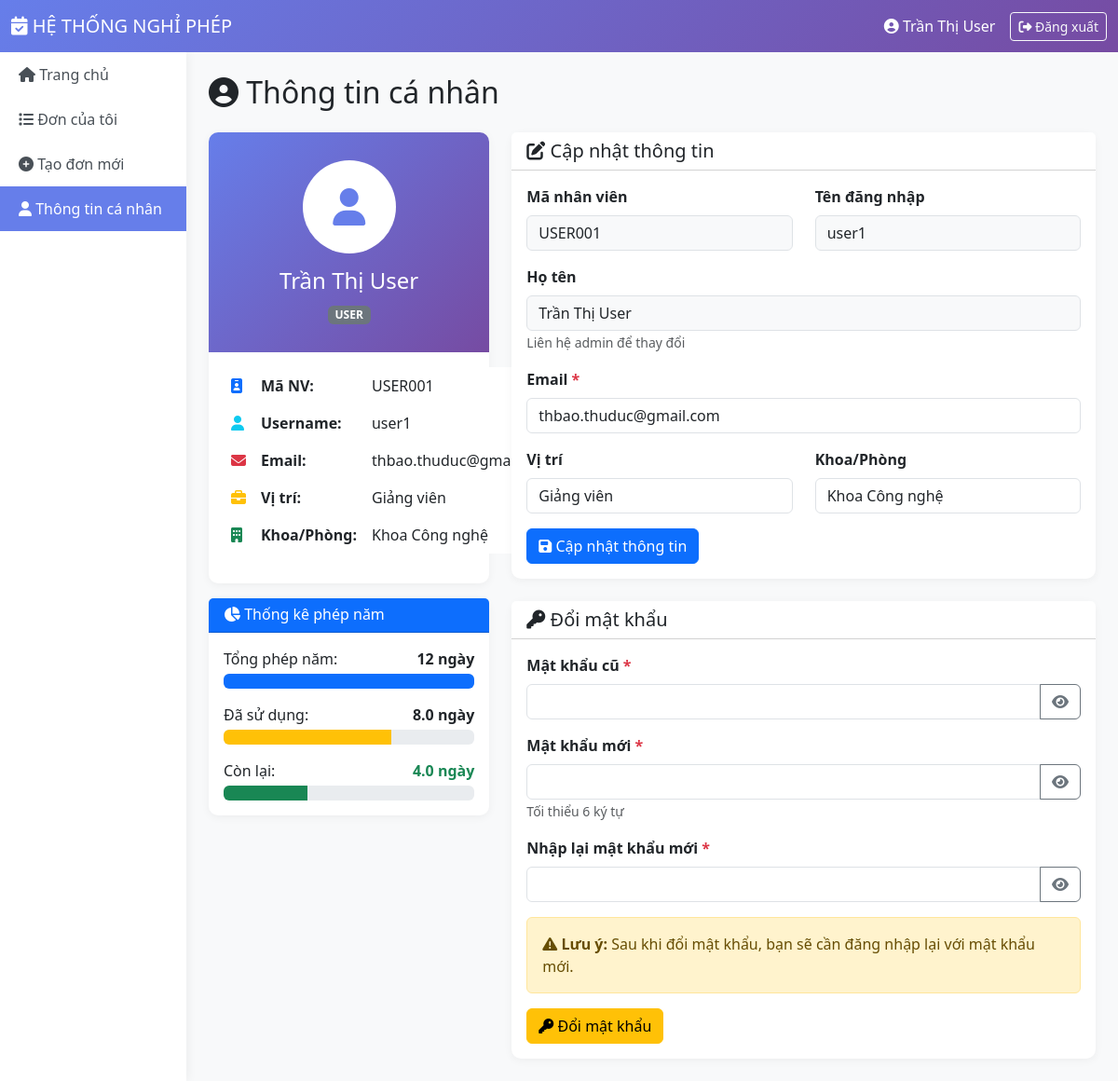
The app's page /views/user/profile.php (signed in) with its own data.
### tables this page shows
CREATE TABLE `nguoidung` (
  `MaNguoiDung` varchar(50) NOT NULL,
  `TenDangNhap` varchar(50) NOT NULL,
  `MatKhau` varchar(255) NOT NULL,
  `HoTen` varchar(100) NOT NULL,
  `Email` varchar(100) NOT NULL,
  `GioiTinh` enum('Nam','Nu') DEFAULT 'Nam',
  `ViTri` varchar(100) NOT NULL,
  `KhoaPhong` varchar(100) DEFAULT NULL,
  `MaVaiTro` int(11) NOT NULL DEFAULT 2,
  `NamBatDauLamViec` datetime DEFAULT NULL,
  `SoNgayPhepNam` int(11) DEFAULT 12,
  `SoNgayPhepDaDung` decimal(5,1) DEFAULT 0.0,
  `SoNgayPhepTonNamTruoc` decimal(5,1) DEFAULT 0.0 COMMENT 'Số ngày phép tồn từ năm trước (chỉ dùng được trong Q1)',
  `NamPhepTon` int(11) DEFAULT NULL,
  `NgayTao` timestamp NOT NULL DEFAULT current_timestamp()
);

CREATE TABLE `vaitro` (
  `MaVaiTro` int(11) NOT NULL,
  `TenVaiTro` varchar(50) NOT NULL,
  `MoTa` varchar(255) DEFAULT NULL,
  `NgayTao` timestamp NOT NULL DEFAULT current_timestamp()
);

### views/user/profile.php (the view, shortened to what the rows shown need)
<?php
require_once __DIR__ . '/../../includes/session.php';
require_once __DIR__ . '/../../includes/functions.php';
$pdo = getDBConnection();
$currentUser = getCurrentUser();
$stmt = $pdo->prepare("
    SELECT n.*, v.TenVaiTro,
           (n.SoNgayPhepNam - n.SoNgayPhepDaDung) as SoNgayPhepConLai
    FROM NguoiDung n
    JOIN VaiTro v ON n.MaVaiTro = v.MaVaiTro
    WHERE n.MaNguoiDung = ?
");
$stmt->execute([$currentUser['id']]);
$userInfo = $stmt->fetch();
?>
<!DOCTYPE html>
<html lang="vi">
<head>
    <link href="https://cdn.jsdelivr.net/npm/bootstrap@5.3.0/dist/css/bootstrap.min.css" rel="stylesheet">
    <link rel="stylesheet" href="https://cdnjs.cloudflare.com/ajax/libs/font-awesome/6.4.0/css/all.min.css">
</head>
<body>
    <nav class="navbar navbar-expand-lg navbar-dark">
        <div class="container-fluid">
            <div class="ms-auto d-flex align-items-center">
                <span class="text-white me-3">
                    <i class="fas fa-user-circle"></i> <?= htmlspecialchars($currentUser['fullname']) ?>
                </span>
                <a href="../../controllers/AuthController.php?action=logout" class="btn btn-outline-light btn-sm">
                    <i class="fas fa-sign-out-alt"></i> Đăng xuất
                </a>
            </div>
        </div>
    </nav>
    <div class="container-fluid">
        <div class="row">
            <div class="col-md-10 p-4">
                <h2 class="mb-4">
                    <i class="fas fa-user-circle"></i> Thông tin cá nhân
                </h2>
                <div class="row">
                    <div class="col-md-4 mb-4">
                        <div class="card">
                            <div class="profile-header text-center">
                                <div class="avatar">
                                    <i class="fas fa-user"></i>
                                </div>
                                <h4><?= htmlspecialchars($userInfo['HoTen']) ?></h4>
                                <p class="mb-0"><?= getRoleBadge($userInfo['TenVaiTro']) ?></p>
                            </div>
                            <div class="card-body">
                                <table class="table table-borderless">
                                    <tr>
                                        <td><i class="fas fa-id-badge text-primary"></i></td>
                                        <td><strong>Mã NV:</strong></td>
                                        <td><?= htmlspecialchars($userInfo['MaNguoiDung']) ?></td>
                                    </tr>
                                    <tr>
                                        <td><i class="fas fa-user text-info"></i></td>
                                        <td><strong>Username:</strong></td>
                                        <td><?= htmlspecialchars($userInfo['TenDangNhap']) ?></td>
                                    </tr>
                                    <tr>
                                        <td><i class="fas fa-envelope text-danger"></i></td>
                                        <td><strong>Email:</strong></td>
                                        <td><?= htmlspecialchars($userInfo['Email']) ?></td>
                                    </tr>
                                    <tr>
                                        <td><i class="fas fa-briefcase text-warning"></i></td>
                                        <td><strong>Vị trí:</strong></td>
                                        <td><?= htmlspecialchars($userInfo['ViTri']) ?></td>
                                    </tr>
                                    <tr>
                                        <td><i class="fas fa-building text-success"></i></td>
                                        <td><strong>Khoa/Phòng:</strong></td>
                                        <td><?= htmlspecialchars($userInfo['KhoaPhong']) ?></td>
                                    </tr>
                                </table>
                            </div>
                        </div>
                        <div class="card mt-3">
                            <div class="card-body">
                                <div class="mb-3">
                                    <div class="d-flex justify-content-between mb-1">
                                        <span>Tổng phép năm:</span>
                                        <strong><?= $userInfo['SoNgayPhepNam'] ?> ngày</strong>
                                    </div>
                                </div>
                                <div class="mb-3">
                                    <div class="d-flex justify-content-between mb-1">
                                        <span>Đã sử dụng:</span>
                                        <strong><?= $userInfo['SoNgayPhepDaDung'] ?> ngày</strong>
                                    </div>
                                </div>
                            </div>
                        </div>
                    </div>
                    <div class="col-md-8">
                        <div class="card mb-4">
                            <div class="card-body">
                                <form method="POST" action="">
                                    <div class="row">
                                        <div class="col-md-6 mb-3">
                                            <label class="form-label fw-bold">Mã nhân viên</label>
                                            <input type="text" class="form-control bg-light"
                                                   value="<?= htmlspecialchars($userInfo['MaNguoiDung']) ?>" readonly>
                                        </div>
                                        <div class="col-md-6 mb-3">
                                            <label class="form-label fw-bold">Tên đăng nhập</label>
                                            <input type="text" class="form-control bg-light"
                                                   value="<?= htmlspecialchars($userInfo['TenDangNhap']) ?>" readonly>
                                        </div>
                                    </div>
                                    <div class="mb-3">
                                        <label class="form-label fw-bold">Họ tên</label>
                                        <input type="text" class="form-control bg-light"
                                               value="<?= htmlspecialchars($userInfo['HoTen']) ?>" readonly>
                                        <small class="text-muted">Liên hệ admin để thay đổi</small>
                                    </div>
                                    <div class="mb-3">
                                        <label class="form-label fw-bold">
                                            Email <span class="text-danger">*</span>
                                        </label>
                                        <input type="email" class="form-control" name="email"
                                               value="<?= htmlspecialchars($userInfo['Email']) ?>" required>
                                    </div>
                                    <div class="row">
                                        <div class="col-md-6 mb-3">
                                            <label class="form-label fw-bold">Vị trí</label>
                                            <input type="text" class="form-control" name="vi_tri"
                                                   value="<?= htmlspecialchars($userInfo['ViTri']) ?>">
                                        </div>
                                        <div class="col-md-6 mb-3">
                                            <label class="form-label fw-bold">Khoa/Phòng</label>
                                            <input type="text" class="form-control" name="khoa_phong"
                                                   value="<?= htmlspecialchars($userInfo['KhoaPhong']) ?>">
                                        </div>
                                    </div>
                                </form>
                            </div>
                        </div>
                    </div>
                </div>
            </div>
        </div>
    </div>
</body>
</html>

### includes/functions.php (shortened to what the rows shown need)
<?php
function getRoleBadge($role) {
    $badges = [
        'ADMIN' => '<span class="badge bg-danger">Admin</span>',
        'MANAGER' => '<span class="badge bg-primary">Quản lý</span>',
        'USER' => '<span class="badge bg-info">Nhân viên</span>'
    ];
    return $badges[$role] ?? '<span class="badge bg-secondary">' . htmlspecialchars($role) . '</span>';
}
?>

### records on screen
nguoidung: HoTen "Trần Thị User", MaVaiTro.TenVaiTro "USER", MaNguoiDung "USER001", TenDangNhap "user1", Email "thbao.thuduc@gmail.com", ViTri "Giảng viên", KhoaPhong "Khoa Công nghệ", SoNgayPhepNam "12", SoNgayPhepDaDung "8.0", email "thbao.thuduc@gmail.com", vi_tri "Giảng viên", khoa_phong "Khoa Công nghệ"

### other values on screen
$userInfo['SoNgayPhepConLai'] "4.0"
